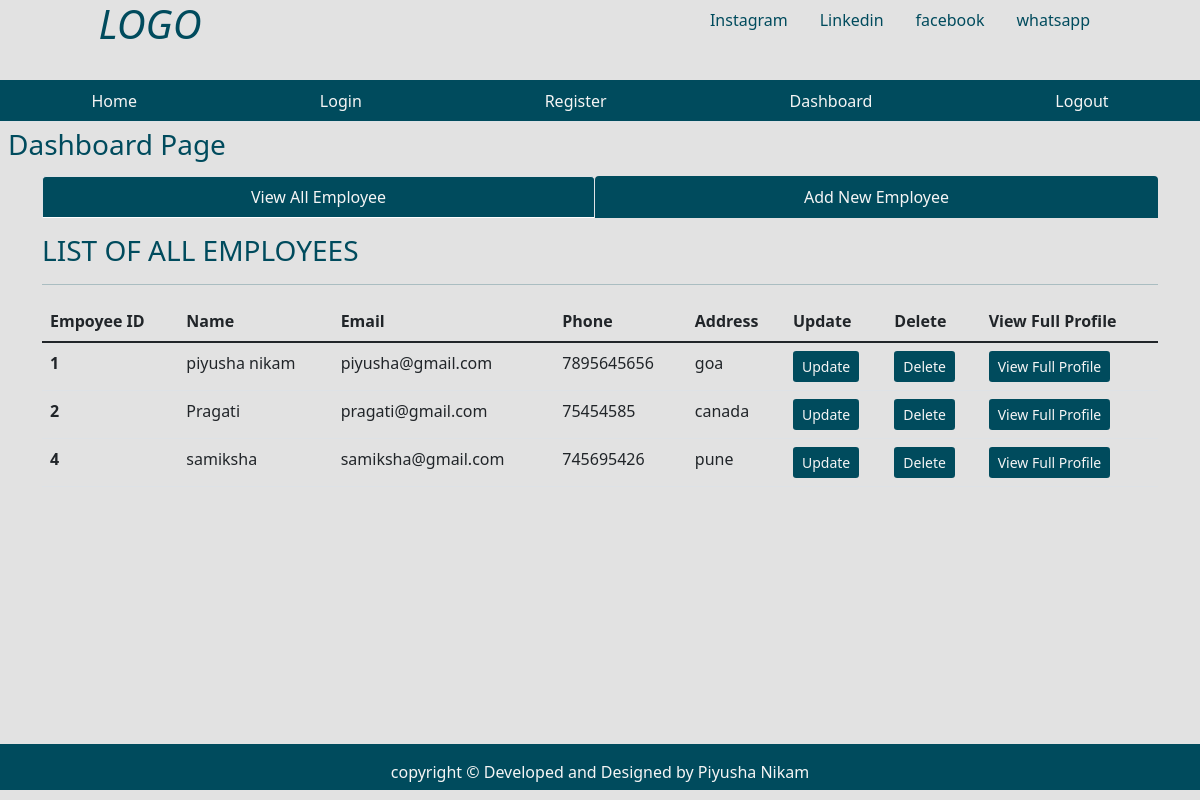
/dashboard, run on the app's committed database.
### tables this page shows
CREATE TABLE emp ( empid integer primary key AUTOINCREMENT, name text not null, email text, phone integer, address text, joining_date timestamp DEFAULT CURRENT_TIMESTAMP,  total_projects integer default 1, total_test_case integer DEFAULT 1, total_defects_found integer DEFAULT 1, total_defects_pending integer DEFAULT 1 );

### app.py (the view)
@app.route('/dashboard')
def dashboard():
    user = get_current_user()
    db = get_database()
    emp_cur = db.execute('select * from emp')
    allemp = emp_cur.fetchall()
    return render_template('dashboard.html', user = user, allemp = allemp)

### app.py (called while the page is built)
@app.teardown_appcontext
def close_database(error):
    if hasattr(g, 'crudapplication_db'):
        g.crudapplication_db.close()

def get_current_user():
    user = None
    if 'user' in session:
        user = session['user']
        db = get_database()
        user_cur = db.execute('select * from users where name = ?', [user])
        user = user_cur.fetchone()
    return user

### database.py (called while the page is built)
def connect_to_database():
    sql = sqlite3.connect('D:/Semester - IV/practice_project/flask-main/crudapplication.db')
    sql.row_factory = sqlite3.Row
    return sql

def get_database():
    if not hasattr(g, 'crudapplication_db'):
        g.crudapplication_db = connect_to_database()
    return g.crudapplication_db

### templates/dashboard.html (shortened to what this page needs)
{% from "showlinks.html" import show_links, showsocialmedialinks %}
<!DOCTYPE html>
<html lang="en">
<head>
    <link href="https://cdn.jsdelivr.net/npm/bootstrap@5.1.3/dist/css/bootstrap.min.css" rel="stylesheet">
    <link rel="stylesheet" href="{{ url_for('static', filename='dashboard.css')}}" type = "text/css">
</head>
<body>
      <div class="parent">
        <div class="child child1">
            <h1 class="text-center"><i>LOGO</i></h1>
        </div>
        <div class="child child2">
          {{ showsocialmedialinks() }}
        </div>
        <div class="child child3">
          {{ show_links() }}
        </div>
        <div class="child child4">
            <h3 class="m-2">Dashboard Page</h3>
        </div>
        <div class="child child5" style="color:rgb(0, 75, 93);">
        </div>
        <div class="child child6  container" style="color:rgb(0, 75, 93);">
            <ul class="nav nav-tabs nav-fill mb-3">
                <li class="nav-item">
                  <a class="nav-link active" aria-current="page" href="{{ url_for('dashboard')}}" style=" background-color:rgb(0, 75, 93); color:whitesmoke;">View All Employee</a>
                </li>
                <li class="nav-item">
                  <a class="nav-link" style=" background-color:rgb(0, 75, 93); color:whitesmoke;" href="{{ url_for('addnewemployee')}}">Add New Employee</a>
                </li>
              </ul>
              <div class="table-responsive-lg caption-top">
                <caption><h3>LIST OF ALL EMPLOYEES</h3></caption>
                <hr>
                <table class="table">
                    <thead>
                        <tr>
                          <th scope="col">Empoyee ID</th>
                          <th scope="col">Name</th>
                          <th scope="col">Email</th>
                          <th scope="col">Phone</th>
                          <th scope="col">Address</th>
                          <th scope="col">Update</th>
                          <th scope="col">Delete</th>
                          <th scope="col">View Full Profile</th>
                        </tr>
                      </thead>
                      <tbody>
                        {% for emp in allemp %}
                        <tr>
                          <th scope="row">{{ emp['empid'] }} </th>
                          <td>{{ emp['name'] }}</td>
                          <td>{{ emp['email'] }}</td>
                          <td>{{ emp['phone'] }}</td>
                          <td>{{ emp['address'] }}</td>
                          <td><a class="btn btn-sm" style="background-color:rgb(0, 75, 93); color:whitesmoke;" href="{{ url_for('fetchone', empid = emp['empid'] )}}">Update</a></td>
                          <td><a class="btn btn-sm" style="background-color:rgb(0, 75, 93); color:whitesmoke;" href="{{ url_for('deleteemp', empid = emp['empid'] )}}">Delete</a></td>
                          <td><a class="btn btn-sm" style="background-color:rgb(0, 75, 93); color:whitesmoke;" href="{{ url_for('singleemployee', empid = emp['empid'] )}}">View Full Profile</a></td>
                        </tr>
                        {% endfor %}
                      </tbody>
                </table>
              </div>
        </div>
        <div class="child child7" style="background-color:rgb(0, 75, 93); color:whitesmoke;">
            <p class="p-3 text-center">copyright &copy; Developed and Designed by Piyusha Nikam</p>
        </div>
      </div>
</body>
</html>

### templates/showlinks.html
{% macro  show_links()  %}
<ul class="nav nav-tabs nav-fill" style="background-color:rgb(0, 75, 93);">
    <li class="nav-item">
      <a class="nav-link" style="color:whitesmoke;" href="{{url_for('index')}}">Home</a>
    </li>
    <li class="nav-item">
      <a class="nav-link" style="color:whitesmoke;" href="{{url_for('login')}}">Login</a>
    </li>
    <li class="nav-item">
      <a class="nav-link" style="color:whitesmoke;" href="{{url_for('register')}}">Register</a>
    </li>
    <li class="nav-item">
        <a class="nav-link" style="color:whitesmoke;" href="{{url_for('dashboard')}}">Dashboard</a>
      </li>
    <li class="nav-item">
      <a class="nav-link"   style="color:whitesmoke;" href="{{url_for('index')}}">Logout</a>
    </li>
  </ul>
  {% endmacro %}
  {% macro showsocialmedialinks() %}
  <ul class="nav justify-content-center">
    <li class="nav-item">
      <a class="nav-link"  style="color:rgb(0, 75, 93);"  href="#">Instagram</a>
    </li>
    <li class="nav-item">
      <a class="nav-link"  style="color:rgb(0, 75, 93);" href="#">Linkedin</a>
    </li>
    <li class="nav-item">
      <a class="nav-link"  style="color:rgb(0, 75, 93);" href="#">facebook</a>
    </li>
    <li class="nav-item">
      <a class="nav-link"  style="color:rgb(0, 75, 93);" href="#">whatsapp</a>
    </li>
  </ul>
  {% endmacro %}

### static/dashboard.css (style rules this page uses)
html, body { height: 100%; background-color: rgb(226, 226, 226); color: rgb(0, 75, 93); }
.parent { height: 100%; display: grid; grid-template-columns: repeat(4, 1fr); grid-template-rows: 10% 5% 7% auto 7%; }
.child { margin-bottom: 10px; }
.child1 { grid-column: 1/2; grid-row: 1/2; }
.child2 { grid-column: 3/-1; grid-row: 1/2; }
.child3 { grid-column: 1/-1; grid-row: 2/3; }
.child4 { grid-column: 1/2; grid-row: 3/4; }
.child5 { grid-column: 4/5; grid-row: 3/4; text-align: center; }
.child6 { grid-column: 1/-1; grid-row: 4/5; }
.child7 { grid-column: 1/-1; grid-row: 5/6; }

### data on the page
emp: empid "1", name "piyusha nikam", email "piyusha@gmail.com", phone "7895645656", address "goa"
emp: empid "2", name "Pragati", email "pragati@gmail.com", phone "75454585", address "canada"
emp: empid "4", name "samiksha", email "samiksha@gmail.com", phone "745695426", address "pune"
